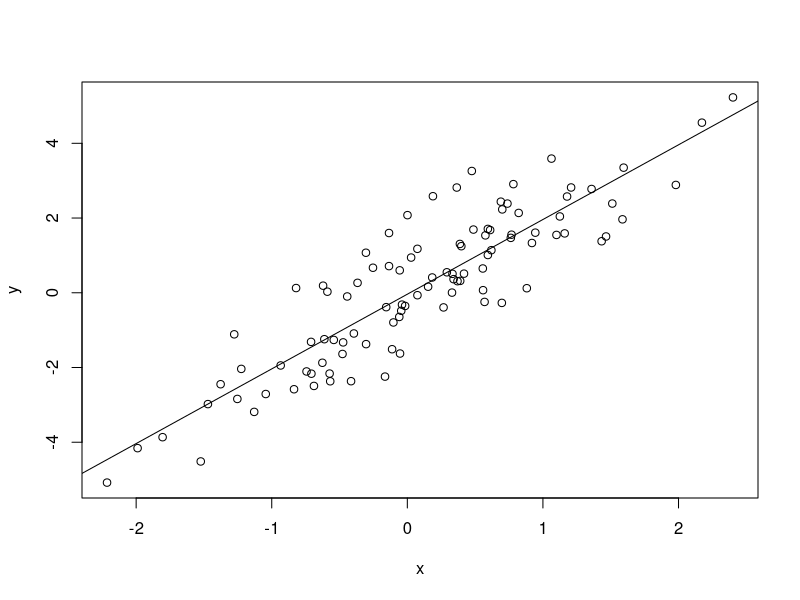

R code for this plot:
# Generate a dataset
set.seed(1)
x <- rnorm(100)
y <- 2 * x + rnorm(100)

# Perform a linear regression
fit <- lm(y ~ x)
summary(fit)

# Create a scatterplot of the data with the regression line
plot(x, y)
abline(fit)
